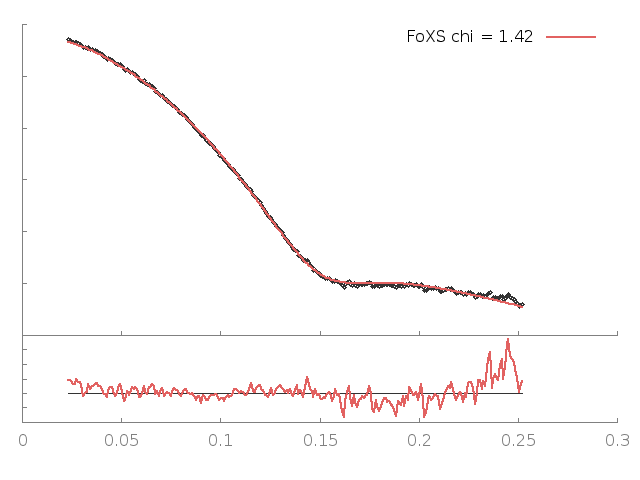

The gnuplot source for this figure:
set terminal png enhanced; set output "23905g.B99990011_23905_merge2_q25.png";
set lmargin 2; set rmargin 2;set multiplot
set origin 0,0;set size 1,0.3; set tmargin 0; set bmargin 3;set ylabel '';set format y '';set xtics nomirror;set ytics nomirror; set border 3
set style line 11 lc rgb '#808080' lt 1;set border 3 back ls 11;f(x)=1
plot f(x) notitle lc rgb '#333333', '23905g.B99990011_23905_merge2_q25.dat' u 1:($2/$3) notitle w lines lw 2.5 lc rgb '#e26261'
set origin 0,0.3;set size 1,0.69; set bmargin 0; set tmargin 1;set xlabel ''; set format x ''; set ylabel '';
plot '23905g.B99990011_23905_merge2_q25.dat' u 1:2 thru log(y) notitle lc rgb '#333333' pt 6 ps 0.8, '23905g.B99990011_23905_merge2_q25.dat' u 1:3 thru log(y) t 'FoXS chi = 1.42' w lines lw 2.5 lc rgb '#e26261'
unset multiplot
reset
